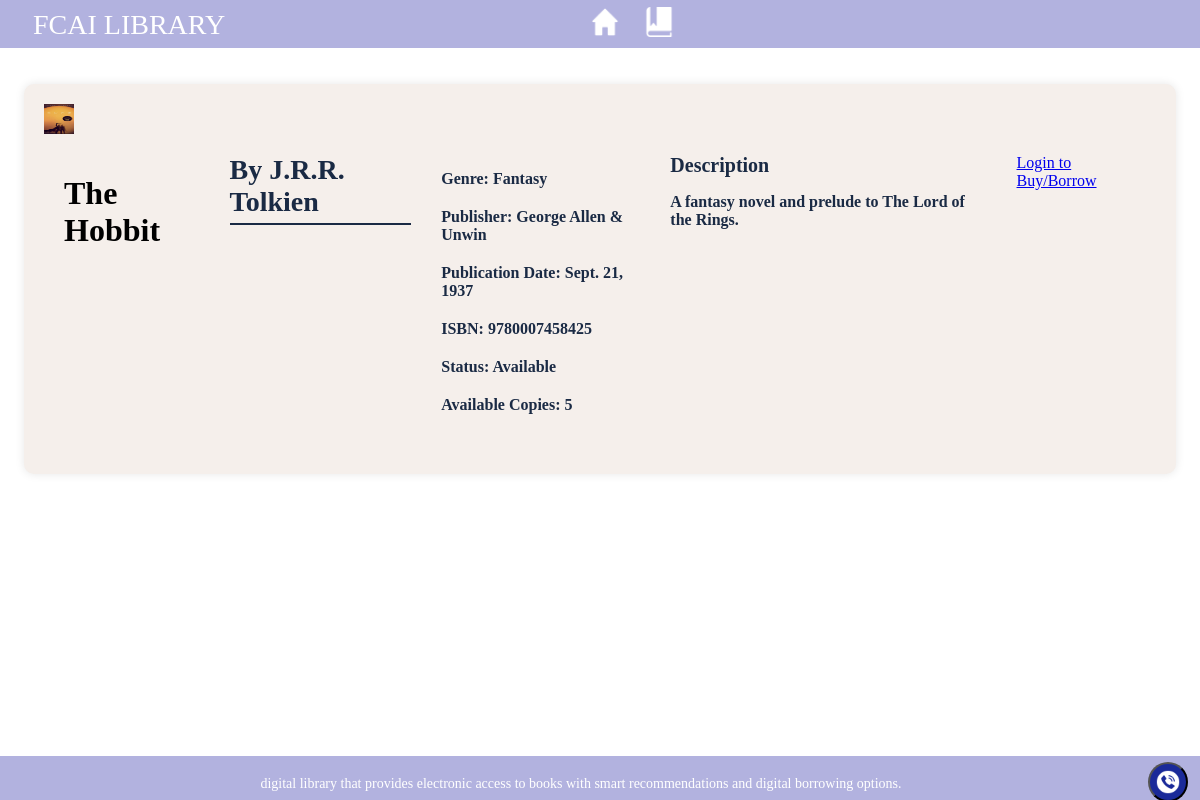
The app's page /book_detail/5/ with its own data.
### main/models.py (models this page shows, shortened)
class Book(models.Model):
    GENRE_CHOICES = [
        ('non-fiction', 'Non-Fiction'),
        ('mystery', 'Mystery'),
        ('sci-fi', 'Science Fiction'),
        ('fantasy', 'Fantasy'),
        ('romance', 'Romance'),
        ('history', 'History'),
    ]
    STATUS_CHOICES = [
        ('available', 'Available'),
        ('borrowed', 'Borrowed'),
        ('reserved', 'Reserved'),
    ]
    title = models.CharField(max_length=200)
    author = models.CharField(max_length=200)
    isbn = models.CharField(max_length=13, unique=True)
    genre = models.CharField(max_length=20, choices=GENRE_CHOICES)
    description = models.TextField()
    publication_date = models.DateField()
    publisher = models.CharField(max_length=200)
    status = models.CharField(max_length=20, choices=STATUS_CHOICES, default='available')
    cover_image = models.ImageField(upload_to='book_covers/', null=True, blank=True)
    quantity = models.PositiveIntegerField(default=1)
    created_at = models.DateTimeField(auto_now_add=True)
    updated_at = models.DateTimeField(auto_now=True)

### main/views.py (the view)
# urls.py: path('book_detail/<int:book_id>/', views.book_details, name='book_details'),
def book_details(request, book_id):
    book = get_object_or_404(Book, id=book_id)
    return render(request, 'main/book_detail.html', {'book': book})

### main/templates/main/book_detail.html (shortened to what this page needs)
{% extends 'main/bars.html' %}
{% load static %}
{% block content %}
<div class="container">
    <div class="book-details">
        <div class="book-cover">
            {% if book.cover_image %}
                <img src="{{ book.cover_image.url }}" alt="{{ book.title }}">
            {% else %}
                <img src="{% static 'imgs/default-book-cover.jpg' %}" alt="Default Cover">
            {% endif %}
        </div>
        <div class="book-info">
            <h1>{{ book.title }}</h1>
            <h2>By {{ book.author }}</h2>
            <div class="book-meta">
                <p><strong>Genre:</strong> {{ book.get_genre_display }}</p>
                <p><strong>Publisher:</strong> {{ book.publisher }}</p>
                <p><strong>Publication Date:</strong> {{ book.publication_date }}</p>
                <p><strong>ISBN:</strong> {{ book.isbn }}</p>
                <p><strong>Status:</strong> <span class="status {{ book.status }}">{{ book.get_status_display }}</span></p>
                <p><strong>Available Copies:</strong> {{ book.quantity }}</p>
            </div>
            <div class="book-description">
                <h3>Description</h3>
                <p>{{ book.description }}</p>
            </div>
            <div class="book-actions">
                {% if user.is_authenticated %}
                    <a href="#" class="btn Purchase">Buy</a>
                    <a href="#" class="btn Borrow">Borrow</a>
                    <a href="#" class="btn fav">Add to Favorites</a>
                {% else %}
                    <a href="{% url 'main:login' %}" class="btn">Login to Buy/Borrow</a>
                {% endif %}
            </div>
        </div>
    </div>
</div>
{% endblock %}

### main/static/main/style.css (style rules this page uses)
body { font-family: "Calibri Light"; background: white; margin: 0; padding: 0; background-repeat: no-repeat; background-attachment: fixed; }
.container { margin-left: 2%; margin-right: 2%; margin-top: 7%; margin-bottom: 5%; position: relative; background-color: #f5efeb; border-radius: 10px; box-shadow: 0 0 10px rgba(0, 0, 0, 0.1); padding: 20px; }
.container h2 { font-size: 26px; color: #1a2a44; margin-bottom: 10px; font-weight: bold; }
.container p { font-size: 16px; color: #1a2a44; margin-bottom: 20px; font-weight: bold; }
h2 { border-bottom: 2px solid #1a2a44; padding-bottom: 5px; }

### main/static/main/bars.css (style rules this page uses)
img { height: 30px; width: 30px; }

### main/static/main/books.css (style rules this page uses)
.book-info { display: flex; align-items: flex-start; gap: 30px; padding: 20px; }
.book-info h2 { font-size: 28px; color: #1a2a44; margin: 0; }
.book-info h3 { font-size: 20px; color:#1a2a44; margin: 0; }

### records on screen
Book: cover_image (picture), title "The Hobbit", author "J.R.R. Tolkien", genre "Fantasy", publisher "George Allen & Unwin", publication_date "Sept. 21, 1937", isbn "9780007458425", status "Available", quantity "5", description "A fantasy novel and prelude to The Lord of the Rings."
